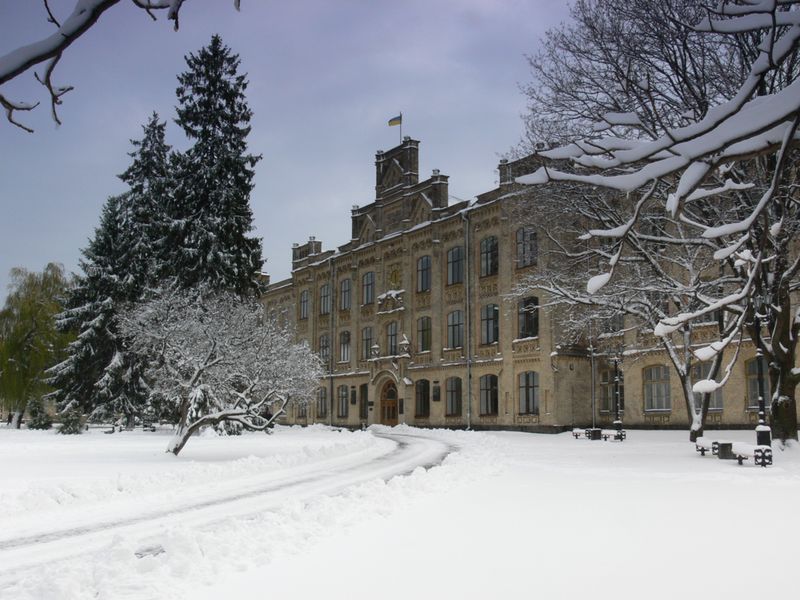
//> input picture LucasCanade/data/kpi_winter.png, 800 x 600 px, given in place of 0001-001.jpg, which was not available
$ ./源   (built with g++ and OpenCV 4)
//> lines starting //> are read from the running program, lines starting //| are printed output that depends on the picture; pictures that were not available may be replaced by others from this repository, and a replacement may not be noted
#include <iostream>
#include <string>
#include <opencv2/opencv.hpp>

#include "Translation.h"
#include "Traverlsal.h"

int main(int argc, char* argv[])
{
	std::cout << "Version: " << CV_VERSION << std::endl;

	std::string traversal_path = "D:/DataSet/dataset3/data_croped";
	std::string save_path = "D:/DataSet/dataset3/data_translation/";
	std::string src_path = "D:/DataSet/dataset3/data_croped/0001-001.jpg";
	std::string template1_path = "D:/DataSet/dataset3/template/template1.jpg";
	std::string template2_path = "D:/DataSet/dataset3/template/template2.jpg";
	//std::string path = "D:\\Code-VS\\picture\\match-data\\graffiti.png";

	cv::Mat src = cv::imread(src_path);
//> src is the input picture: 600 rows x 800 cols, CV_8UC3; mean B, G, R 145.3, 140.3, 138.2
	cv::Mat template1 = cv::imread(template1_path);
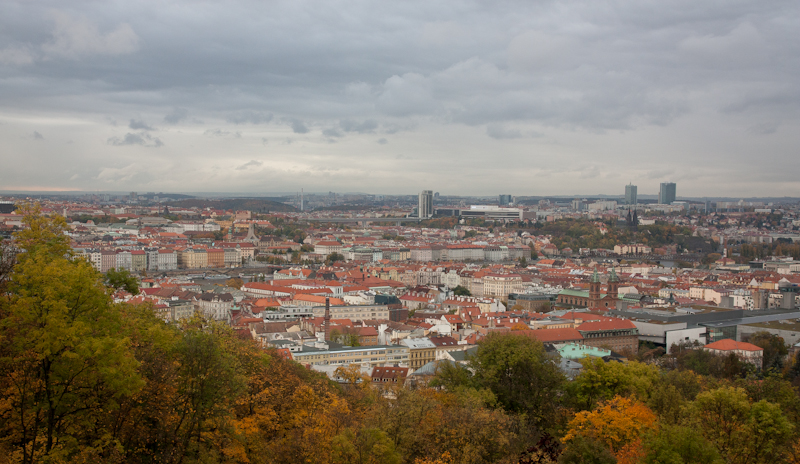
//> input picture LucasCanade/data/prague.png, 800 x 464 px, given in place of template1.jpg, which was not available
//> template1 is the input picture: 464 rows x 800 cols, CV_8UC3; mean B, G, R 110.6, 123.2, 131.9
	cv::Mat template2 = cv::imread(template2_path);

	cv::cvtColor(src, src, cv::COLOR_BGR2GRAY);
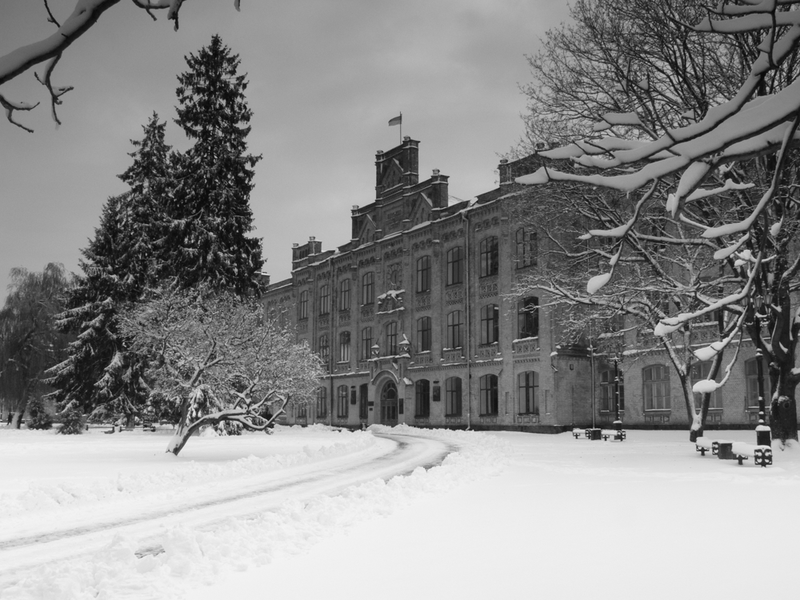
//> src: 600 rows x 800 cols, CV_8UC1; min 5, max 244, mean 140.2
	cv::cvtColor(template1, template1, cv::COLOR_BGR2GRAY);
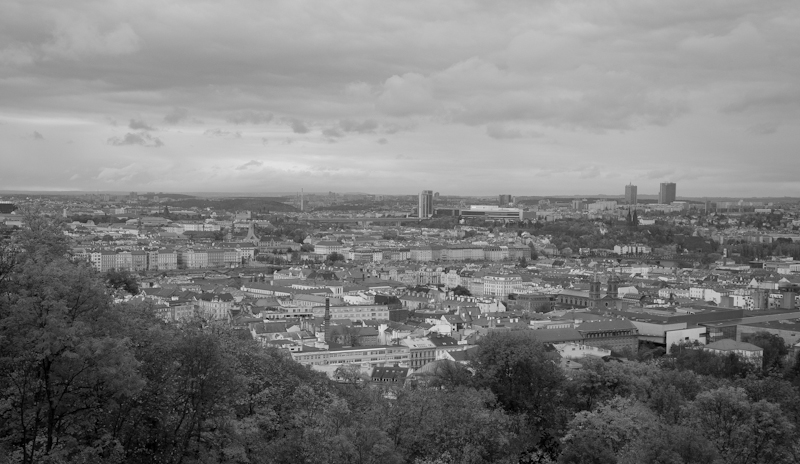
//> template1: 464 rows x 800 cols, CV_8UC1; min 0, max 230, mean 124.4
	cv::cvtColor(template2, template2, cv::COLOR_BGR2GRAY);

	//// 计算 croped_distance
	//cv::Mat result = EdgeProcess(src);
	//cv::namedWindow("result", cv::WINDOW_NORMAL);
	//cv::imshow("result", result);

	// 单张图像测试
//> (the run ends here: the program needs code that is not available in this run, at `cv::Mat result = PeriodTranslation_Mode(src, template1, template2);`)
